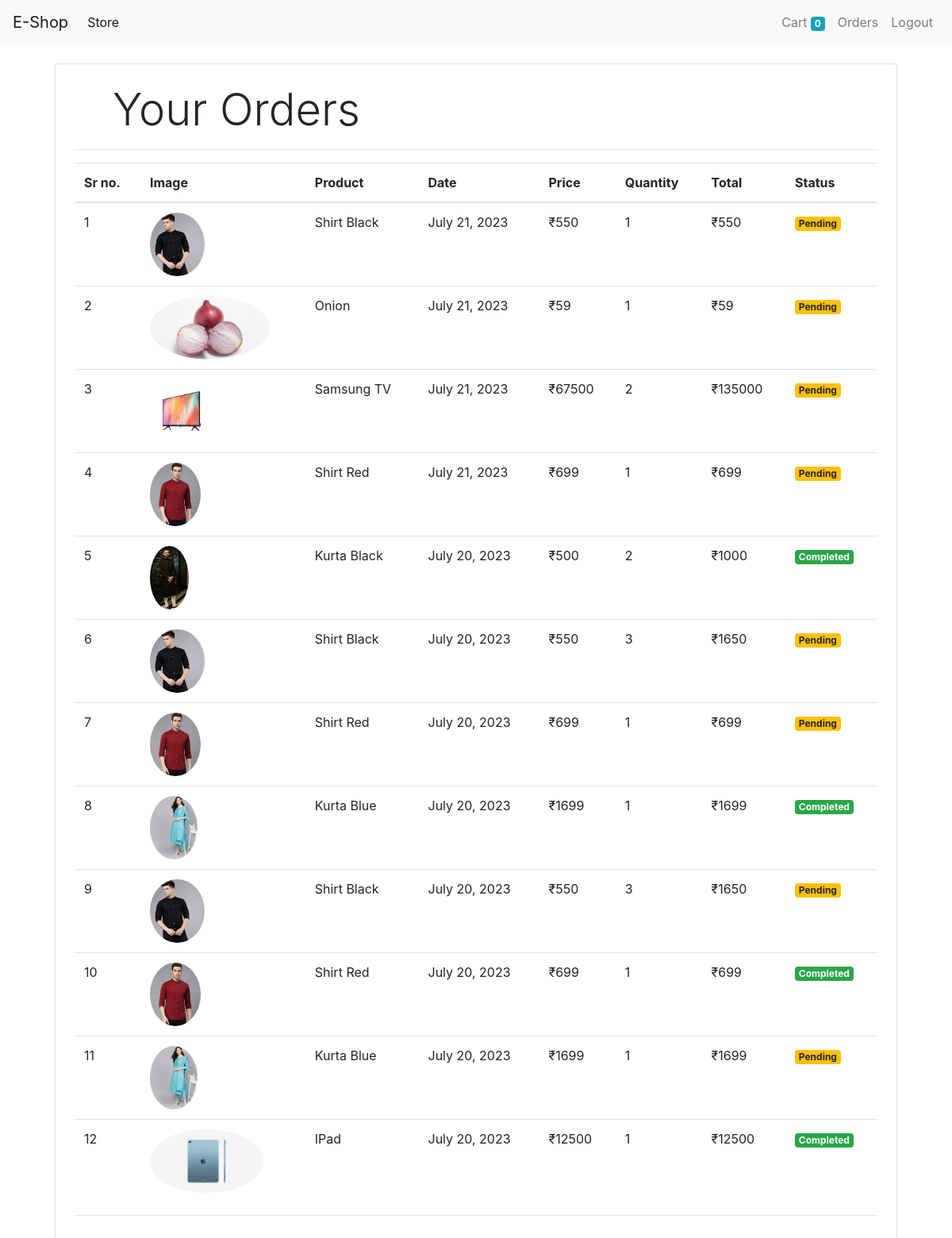
The app's page /orders (signed in) with its own data.
### store/models/orders.py (models this page shows, shortened)
class Order(models.Model):
    product = models.ForeignKey(Product, on_delete=models.CASCADE)
    customer = models.ForeignKey(Customer, on_delete=models.CASCADE)
    quantity = models.IntegerField(default=1)
    price = models.IntegerField()
    date = models.DateField(default=datetime.datetime.today)
    address = models.CharField(max_length=50,default='',blank=True)
    pincode = models.CharField(max_length=50,default='',blank=True)
    phone = models.CharField(max_length=50,default='',blank=True)
    status = models.BooleanField(default=False)
    @staticmethod
    def get_orders_by_customers(customer_id):
        return Order.objects.filter(customer = customer_id).order_by('-date')

### store/models/product.py (models this page shows, shortened)
class Product(models.Model):
    name = models.CharField(max_length=50)
    price = models.IntegerField(default=0)
    description = models.CharField(max_length=255,default='',null=True,blank=True)
    image = models.ImageField(upload_to='uploads/products/')
    category = models.ForeignKey(Category, on_delete=models.CASCADE,default=1) # relation between product and category, if any category is deleted the product from that category will also be deleted

### store/middlewares/auth.py (the view)
    def middleware(request):
        returnURL = request.META['PATH_INFO']
        if not request.session.get('customer'):
            return redirect(f'login?return_url={returnURL}')
        response = get_response(request)
        return response

### store/templatetags/custom_filter.py (called while the page is built)
@register.filter(name='currency')
def currency(number):
    return "₹"+str(number)

@register.filter(name='multiply')
def multiply(number, number1):
    return number * number1

### store/views/orders.py (called while the page is built)
    def get(self,request):
        customer = request.session.get('customer')
        orders = Order.get_orders_by_customers(customer)
        return render(request,'orders.html',{'orders': orders})

### store/templates/orders.html
{% extends 'base.html' %}
{% block content %}
{% load cart %}
{% load custom_filter %}
    <div class="container">
       <div class="border rounded p-4 m-4">
        <p class="display-4 pl-4 ml-4">Your Orders</p>
        <hr>
        <table class="table">
            <thead>
                <tr>
                    <th>Sr no.</th>
                    <th>Image</th>
                    <th>Product</th>
                    <th>Date</th>
                    <th>Price</th>
                    <th>Quantity</th>
                    <th>Total</th>
                    <th>Status</th>
                </tr>
            </thead>
            <tbody>
                {% for order in orders %}
                <tr>
                    <td>{{forloop.counter}}</td>
                    <td><img src="{{order.product.image.url}}" class="rounded-circle" style="height:80px" alt=""></td>
                    <td>{{order.product.name}}</td>
                    <td>{{order.date}}</td>
                    <td>{{order.price|currency}}</td>
                    <td>{{order.quantity}}</td>
                    <td>{{order.quantity|multiply:order.price|currency}}</td>
                    {% if order.status %}
                    <td><small class="badge badge-success">Completed</small></td>
                    {% else %}
                    <td><small class="badge badge-warning">Pending</small></td>
                    {% endif %}
                </tr>
                {% endfor%}
            </tbody>
        </table>
        <hr>
       </div>
    </div>
{% endblock%}

### records on screen
Order: product.image (picture), product.name "Shirt Black", date "July 21, 2023", price "₹550", quantity "1", quantity|multiply "₹550", status "Pending"
Order: product.image (picture), product.name "Onion", date "July 21, 2023", price "₹59", quantity "1", quantity|multiply "₹59", status "Pending"
Order: product.image (picture), product.name "Samsung TV", date "July 21, 2023", price "₹67500", quantity "2", quantity|multiply "₹135000", status "Pending"
Order: product.image (picture), product.name "Shirt Red", date "July 21, 2023", price "₹699", quantity "1", quantity|multiply "₹699", status "Pending"
Order: product.image (picture), product.name "Kurta Black", date "July 20, 2023", price "₹500", quantity "2", quantity|multiply "₹1000", status "Completed"
Order: product.image (picture), product.name "Shirt Black", date "July 20, 2023", price "₹550", quantity "3", quantity|multiply "₹1650", status "Pending"
Order: product.image (picture), product.name "Shirt Red", date "July 20, 2023", price "₹699", quantity "1", quantity|multiply "₹699", status "Pending"
Order: product.image (picture), product.name "Kurta Blue", date "July 20, 2023", price "₹1699", quantity "1", quantity|multiply "₹1699", status "Completed"
Order: product.image (picture), product.name "Shirt Black", date "July 20, 2023", price "₹550", quantity "3", quantity|multiply "₹1650", status "Pending"
Order: product.image (picture), product.name "Shirt Red", date "July 20, 2023", price "₹699", quantity "1", quantity|multiply "₹699", status "Completed"
Order: product.image (picture), product.name "Kurta Blue", date "July 20, 2023", price "₹1699", quantity "1", quantity|multiply "₹1699", status "Pending"
Order: product.image (picture), product.name "IPad", date "July 20, 2023", price "₹12500", quantity "1", quantity|multiply "₹12500", status "Completed"

### other values on screen
{{ request.session.cart.keys|length }} "0"
